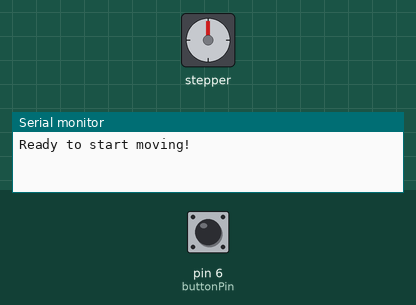
Simulated run of this sketch. Board: Arduino Uno, built with avr-gcc and run on an emulated ATmega328P. On the bench: stepper motor, the last lines printed to the serial monitor. The test bench sets the inputs (shaded band); at power-on: pin 6 (buttonPin) LOW. Stepper angles assume 4096 steps per turn.

Above: at 1.2 s.
1.3 s: pin 6 (buttonPin) pulled HIGH for 3.2 s
At 5.9 s:
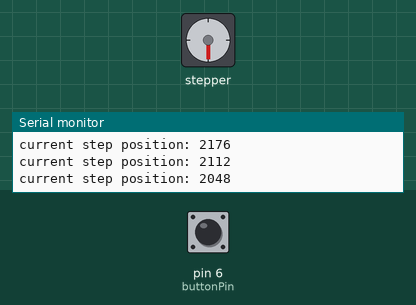
6.5 s: pin 6 (buttonPin) pulled HIGH for 0.15 s
At 7.9 s:
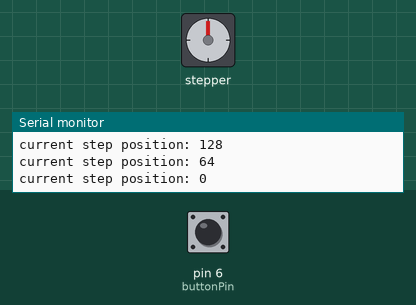
8.8 s: pin 6 (buttonPin) pulled HIGH for 1 s
At 10.4 s:
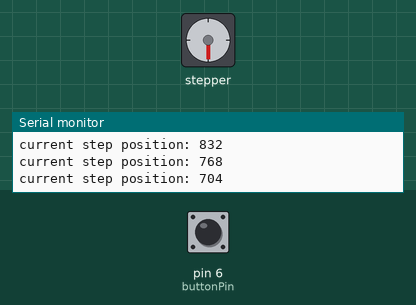
12.1 s: pin 6 (buttonPin) driven HIGH
At 14.7 s:
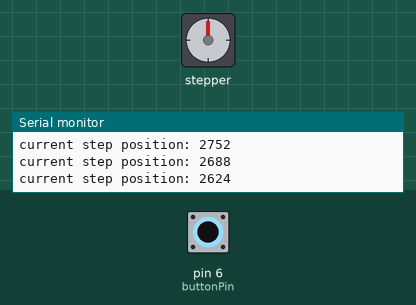
15.1 s: pin 6 (buttonPin) driven LOW
At 17.0 s:
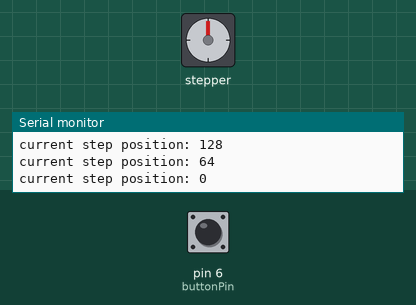
17.3 s: pin 6 (buttonPin) driven HIGH
At 23.7 s:
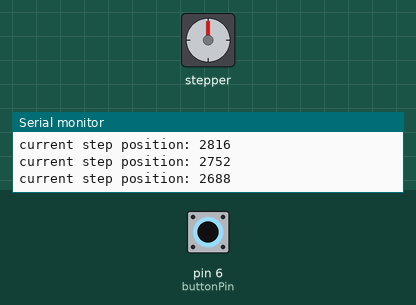
Timing chart, 0 to 67.8 s (numbered marks = the images above; inputs shaded):
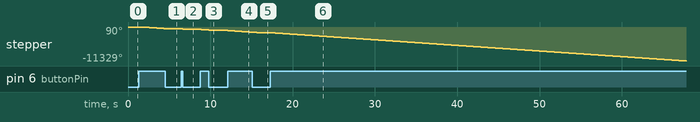

The sketch:

sketch_mar06a.ino
```cpp
/*
 * cheapStepper_simple.ino
 * ///////////////////////////////////////////
 * using CheapStepper Arduino library v.0.2.0
 * created by Tyler Henry, 7/2016
 * ///////////////////////////////////////////
 *
 * this sketch illustrates basic step() functionality of the library:
 * the stepper performs a full rotation, pauses 1 second,
 * then does a full rotation in the other direction, and so on
 *
 * //////////////////////////////////////////////////////
 */


const int buttonPin = 6;     // the number of the pushbutton pin

// first, include the library :)
#include <CheapStepper.h>


CheapStepper stepper;
// here we declare our stepper using default pins:
// arduino pin <--> pins on ULN2003 board:
// 8 <--> IN1
// 9 <--> IN2
// 10 <--> IN3
// 11 <--> IN4

// variable for reading the pushbutton status

int buttonState = 0;

// let's create a boolean variable to save the direction of our rotation

boolean moveClockwise = true;


void setup() {

  // let's just set up a serial connection and test print to the console

  pinMode(buttonPin, INPUT);
  Serial.begin(9600);
  Serial.println("Ready to start moving!");
}

void loop() {

  // read the state of the pushbutton value:
  buttonState = digitalRead(buttonPin);


if (buttonState == HIGH)
{
  // let's move a full rotation (4096 mini-steps)
  // we'll go step-by-step using the step() function


  // 1024 to open it 90
  for (int s=0; s<1024; s++){
    // this will loop 4096 times
    // 4096 steps = full rotation using default values
    /* Note:
     * you could alternatively use 4076 steps...
     * if you think your 28BYJ-48 stepper's internal gear ratio is 63.68395:1 (measured) rather than 64:1 (advertised)
     * for more info, see: http://forum.arduino.cc/index.php?topic=71964.15)
     */

    // let's move one "step" (of the 4096 per full rotation)

    stepper.step(moveClockwise);
    /* the direction is based on moveClockwise boolean:
     * true for clockwise, false for counter-clockwise
     * -- you could also say stepper.stepCW(); or stepper.stepCCW();
     */

    // now let's get the current step position of motor

    int nStep = stepper.getStep();

    // and if it's divisible by 64...

    if (nStep%64==0){

      // let's print the position to the console

      Serial.print("current step position: "); Serial.print(nStep);
      Serial.println();

    }
  }

  // now we've moved 4096 steps

  // let's wait one second


  // and switch directions before starting loop() again

    moveClockwise = !moveClockwise;

  //  delay(1000) ;

  // delite from this line is there is a problem


// to close
    for (int s=0; s<1024; s++){
    // this will loop 4096 times
    // 4096 steps = full rotation using default values
    /* Note:
     * you could alternatively use 4076 steps...
     * if you think your 28BYJ-48 stepper's internal gear ratio is 63.68395:1 (measured) rather than 64:1 (advertised)
     * for more info, see: http://forum.arduino.cc/index.php?topic=71964.15)
     */

    // let's move one "step" (of the 4096 per full rotation)

    stepper.step(moveClockwise=false);
    /* the direction is based on moveClockwise boolean:
     * true for clockwise, false for counter-clockwise
     * -- you could also say stepper.stepCW(); or stepper.stepCCW();
     */

    // now let's get the current step position of motor

    int nStep = stepper.getStep();

    // and if it's divisible by 64...

    if (nStep%64==0){

      // let's print the position to the console

      Serial.print("current step position: "); Serial.print(nStep);
      Serial.println();

    }
  }


}
}
```

Measured:
- after the input at 1.3 s, stepper: turns 90° clockwise in 0.38 s, then 630° counter-clockwise in 3.3 s
- after the input at 6.5 s, stepper: turns 180° counter-clockwise in 0.86 s, starting at once
- after the input at 8.8 s, stepper: turns 360° counter-clockwise in 1.8 s, starting at once
- after the input at 12.1 s, stepper: keeps turning counter-clockwise at about 193°/s, starting at once
- after the input at 15.1 s, stepper: goes on until 15.8 s, then stays -1800°
- after the input at 17.3 s, stepper: keeps turning counter-clockwise at about 189°/s, starting at once
